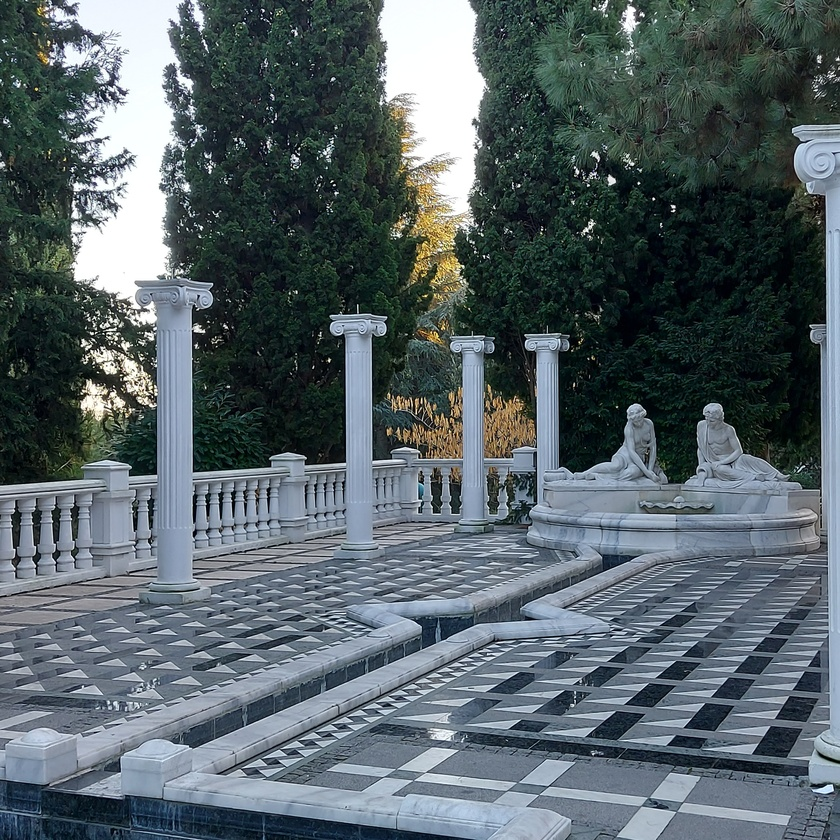
#> input picture src/20210103_161604.jpg, 840 x 840 px, shrunk from 2888 x 2888 before the run
$ python orig_alg.py   (older library calls are emulated)
#> lines starting #> are read from the running program, lines starting #| are printed output that depends on the picture; long printed decimals are rounded
import cv2
from PIL import Image
import numpy as np
import matplotlib.pyplot as plt
import requests
from io import BytesIO

# Загрузка изображения (из папки src, тут же)
image_path = "src/20210103_161604.jpg"
image = np.array(Image.open(image_path))
#> image is the input picture: shape (840, 840, 3); mean R, G, B 87.3, 99.4, 104.4

def showOrigImg(image):
  print("Размер изображения:", image.shape)
#| Размер изображения: (840, 840, 3)
  plt.imshow(image)
  plt.title("Исходное изображение")
  plt.show()

def rgb_to_ycbcr(image):
    y = 0.299 * image[:,:,0] + 0.587 * image[:,:,1] + 0.114 * image[:,:,2]
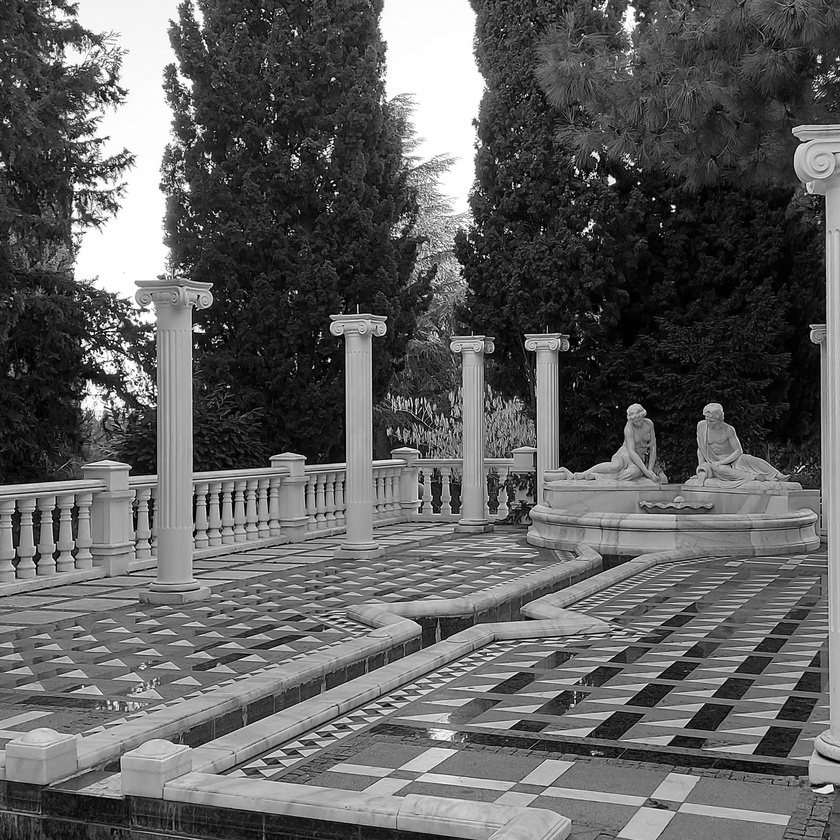
#> y: shape (840, 840) float64; min 0, max 255, mean 96.3
    cb = -0.1687 * image[:,:,0] - 0.3313 * image[:,:,1] + 0.5 * image[:,:,2] + 128
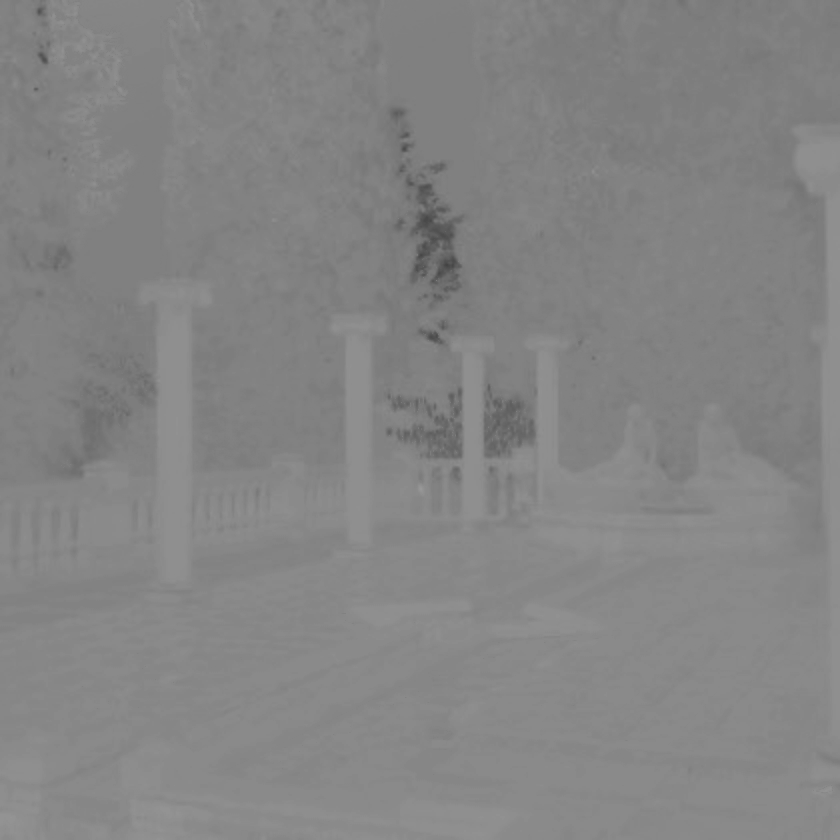
#> cb: shape (840, 840) float64; min 67.12, max 152.3, mean 132.5
    cr = 0.5 * image[:,:,0] - 0.4187 * image[:,:,1] - 0.0813 * image[:,:,2] + 128
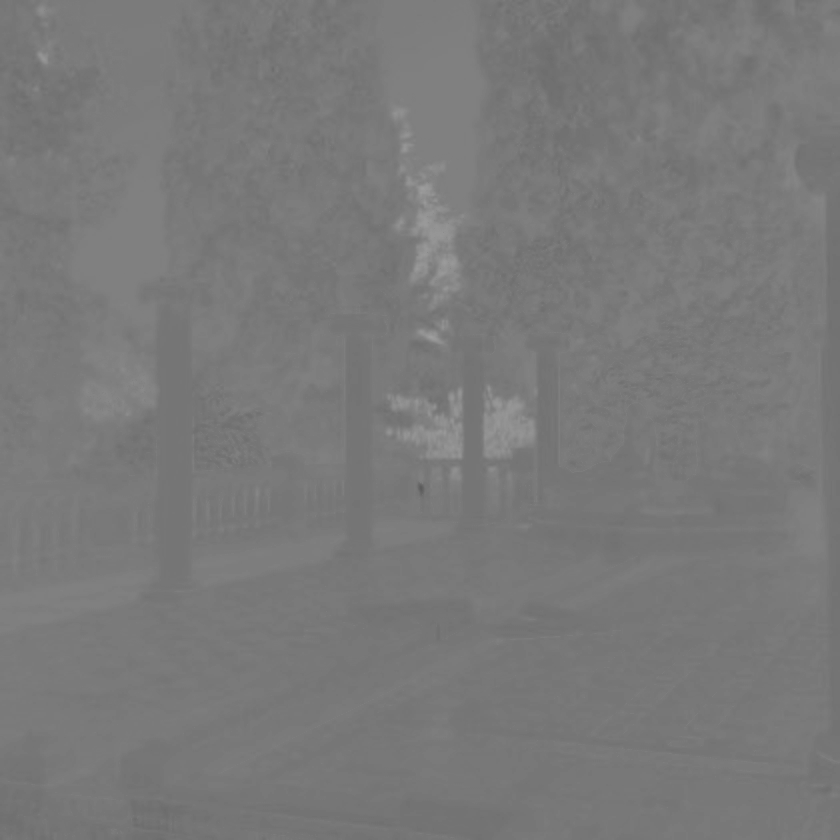
#> cr: shape (840, 840) float64; min 92.13, max 158.8, mean 121.5
    return np.stack([y, cb, cr], axis=2)
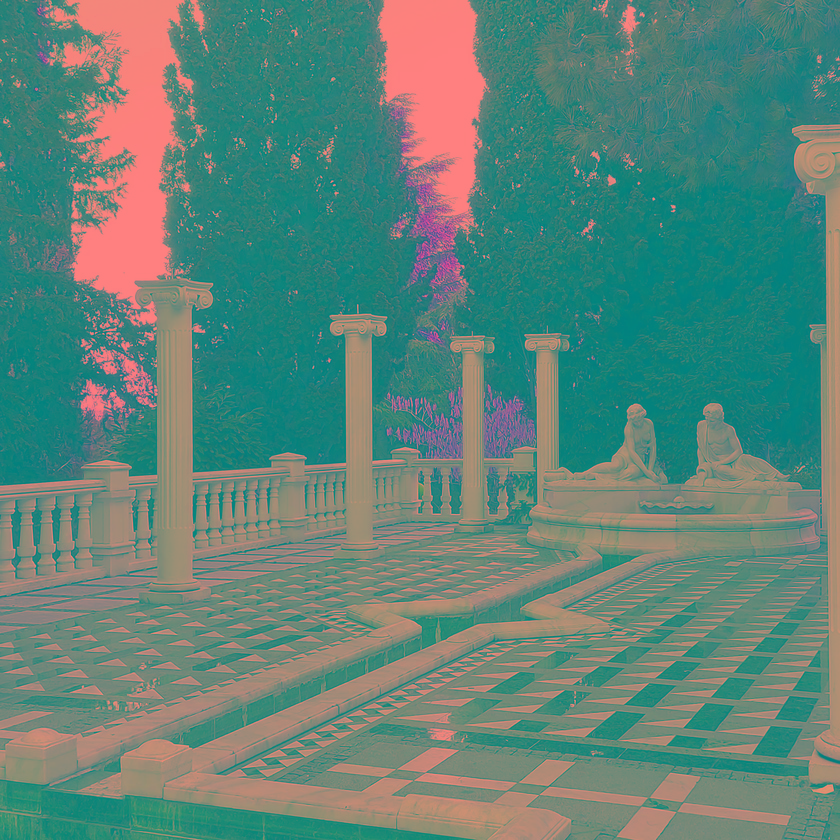
#> returned value: shape (840, 840, 3) float64; mean of channels 0, 1, 2 96.3, 132.5, 121.5; drawn as R, G, B

def quantize(channel, step):
#> called with step = 4
    return (channel // step) * step + step / 2
#> returned value: shape (840, 840) float64

def downsample_420(channel):
    return channel[::2, ::2]  # Берём каждый 2-й пиксель по вертикали и горизонтали
'''
def subsample_420(channel):
    return (channel[::2, ::2] + channel[1::2, ::2] + channel[::2, 1::2] + channel[1::2, 1::2]) / 4

cb_subsampled = subsample_420(ycbcr[..., 1])
cr_subsampled = subsample_420(ycbcr[..., 2])
'''

def upsample_420(channel, original_shape):
    # Линейная интерполяция для увеличения в 2 раза
#> called with original_shape = (840, 840)
    from scipy.ndimage import zoom
    return zoom(channel, zoom=(original_shape[0]/channel.shape[0],
                                original_shape[1]/channel.shape[1]))
#> returned value: shape (840, 840) float64

def ycbcr_to_rgb(y, cb, cr):
    r = y + 1.402 * (cr - 128)
    g = y - 0.34414 * (cb - 128) - 0.71414 * (cr - 128)
    b = y + 1.772 * (cb - 128)
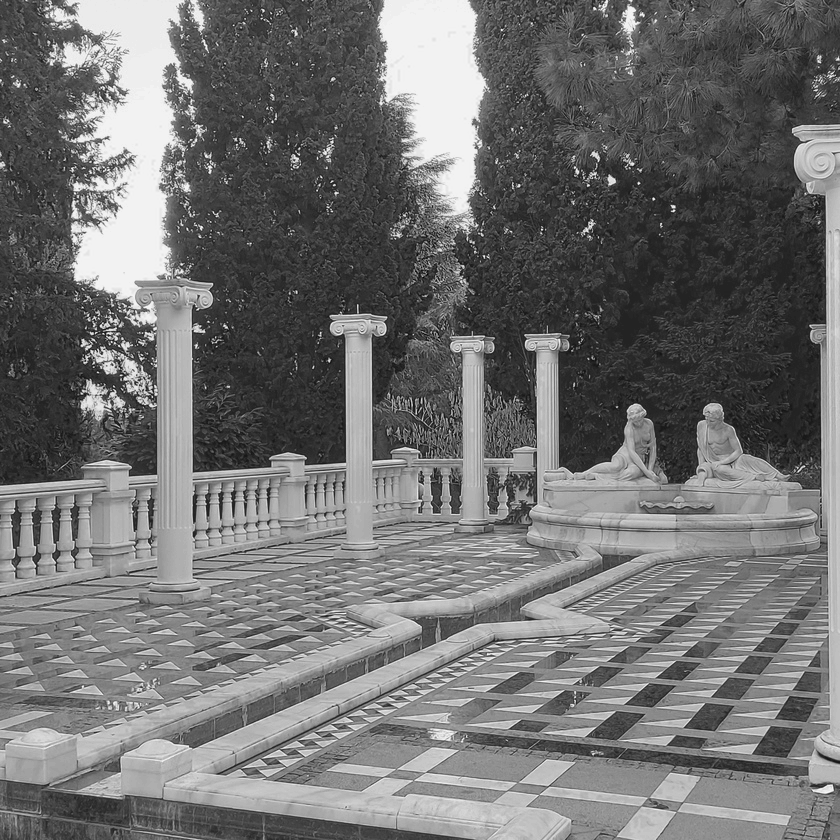
#> b: shape (840, 840) float64; min -33.5, max 276.7, mean 105.2; drawn with min black and max white
    return np.clip(np.stack([r, g, b], axis=2), 0, 255).astype(np.uint8)
#> returned value: shape (840, 840, 3)

def calculate_metrics(original, compressed):
    mse = np.mean((original - compressed) ** 2)
#> mse = 12.61
    rmse = np.sqrt(mse)
#> rmse = 3.55
    psnr = 20 * np.log10(255 / rmse)
#> psnr = 37.13

    from skimage.metrics import structural_similarity as ssim
    image_gray=cv2.cvtColor(original, cv2.COLOR_BGR2GRAY)
    restored_gray=cv2.cvtColor(compressed, cv2.COLOR_BGR2GRAY)
    ssim_value, _=ssim(image_gray,restored_gray,full=True)
#> ssim_value = 0.995
    return mse, rmse, psnr, ssim_value

showOrigImg(image)

ycbcr = rgb_to_ycbcr(image)

step_y = 4  # Шаг квантования для Y
step_c = 8  # Шаг квантования для Cb/Cr (больше = сильнее сжатие)

# Уменьшаем Cb и Cr в 2 раза (4:2:0 — на 4 пикселя Y приходится 1 Cb и 1 Cr)
cb_subsampled = downsample_420(ycbcr[:,:,1])  # Cb
cr_subsampled = downsample_420(ycbcr[:,:,2])  # Cr

y_quantized = quantize(ycbcr[:,:,0], step_y)
cb_quantized = quantize(cb_subsampled, step_c)
cr_quantized = quantize(cr_subsampled, step_c)

cb_restored = upsample_420(cb_quantized, ycbcr.shape[:2])
cr_restored = upsample_420(cr_quantized, ycbcr.shape[:2])

restored_image = ycbcr_to_rgb(y_quantized, cb_restored, cr_restored)

mse, rmse, psnr, ssim_value = calculate_metrics(image, restored_image)
#> mse = 12.61; rmse = 3.55; psnr = 37.13; ssim_value = 0.995
print(f"MSE: {mse:.2f}, RMSE: {rmse:.2f}, PSNR: {psnr:.2f} dB, SSIM: {ssim_value}")
#| MSE: 12.61, RMSE: 3.55, PSNR: 37.13 dB, SSIM: 0.9952

plt.figure(figsize=(12, 6))
plt.subplot(1, 2, 1)
plt.imshow(image)
plt.title("Оригинал")
plt.subplot(1, 2, 2)
plt.imshow(restored_image)
plt.title(f"Сжатое (PSNR: {psnr:.2f} dB)")
plt.show()

# С разницей
plt.figure(figsize=(18, 10))
plt.subplot(1, 3, 1)
plt.imshow(image)
plt.title("Оригинал")
plt.subplot(1, 3, 2)
plt.imshow(restored_image)
plt.title(f"Сжатое (PSNR: {psnr:.2f} dB)")
plt.subplot(1, 3, 3)
plt.imshow(np.abs(image-restored_image), cmap='hot')
plt.title("Разница")
plt.colorbar()
plt.show()
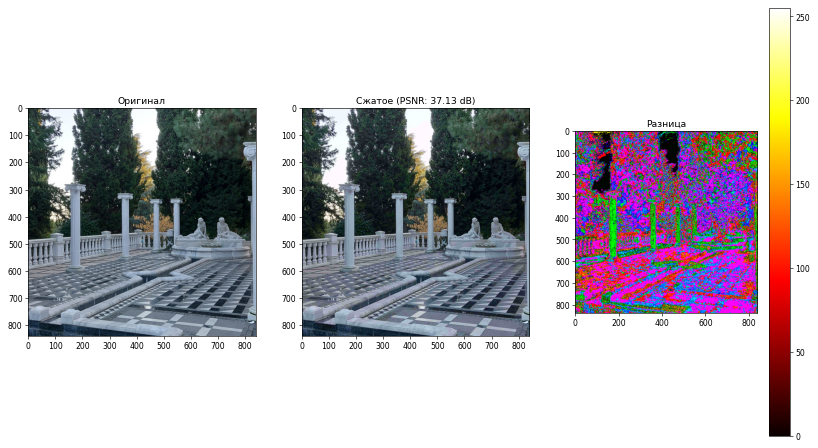
#> figure drawn by matplotlib, 4 panels

'''
from skimage.metrics import structural_similarity as ssim
image_gray=cv2.cvtColor(image, cv2.COLOR_BGR2GRAY)
restored_gray=cv2.cvtColor(restored_image, cv2.COLOR_BGR2GRAY)
ssim_value, _=ssim(image_gray,restored_gray,full=True)
#ssim_value=ssim(image, restored_image, multichannel=True, data_range=255)
#print(f'SSIM: {ssim_value}')
'''
